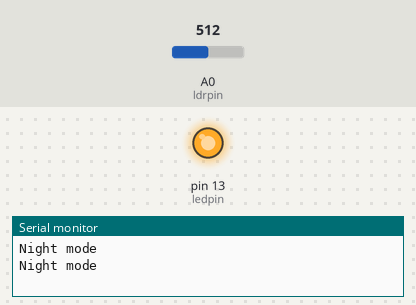
The sketch below on a simulated Arduino Uno, built with avr-gcc and run on an emulated ATmega328P. Parts: output pins drawn as LEDs (lit = HIGH), the last lines printed to the serial monitor. The test bench sets the inputs (shaded band); at power-on: A0 (ldrpin) = 512.

Above: at 1.8 s.
1.9 s: A0 (ldrpin) set to 911
3.7 s: A0 (ldrpin) set to 928
At 5.2 s:
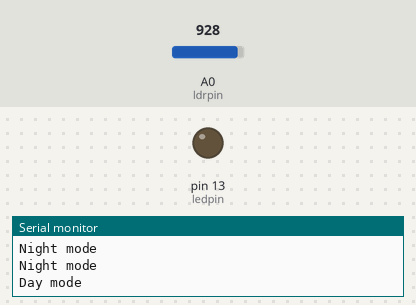
7.0 s: A0 (ldrpin) set to 900
At 8.7 s:
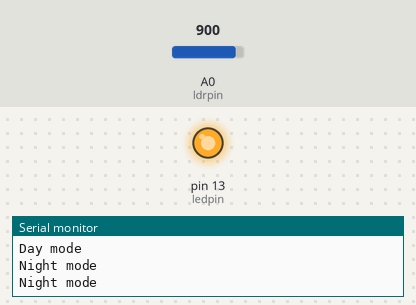
9.0 s: A0 (ldrpin) set to 1023
At 10.2 s:
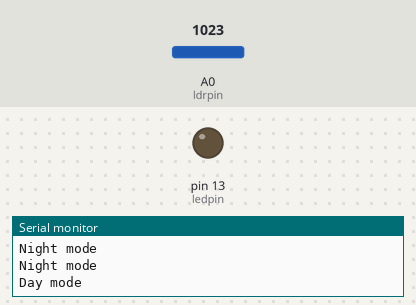
Timing chart, 0 to 12.0 s (numbered marks = the images above; inputs shaded):
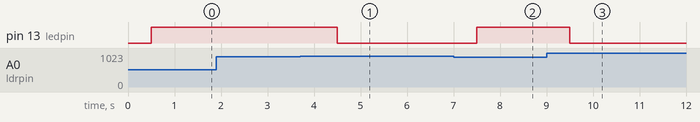

Measured:
- the behaviour switches between 920 and 921 on A0 (ldrpin) (found by bisection; images 0 and 1)
- after the input at 3.7 s, pin 13 (ledpin): HIGH → LOW after 0.80 s
- after the input at 7.0 s, pin 13 (ledpin): LOW → HIGH after 0.50 s
- after the input at 9.0 s, pin 13 (ledpin): HIGH → LOW after 0.50 s

The sketch:

ldr.ino
```cpp
//initialize variables

int ldrpin = A0; //ldr pin
int ledpin = 13; //led pin
int delaytime = 500; //delay time


void setup() {
  // put your setup code here, to run once:
pinMode(ledpin, OUTPUT); //set up the led as input
Serial.begin(9600); // set up the serial monitor
}

void loop() {
  // put your main code here, to run repeatedly:
int ldrval = analogRead(ldrpin);//read the value from the LDR (between 0-1023
float voltage = ldrval * (5.0 / 1023.0);
delay(delaytime); //pause a while

if ( voltage < 4.5){ //if voltage is less than 4.5
digitalWrite(ledpin, HIGH);
Serial.println( "Night mode");
delay(delaytime); //pause a while

}else{
  digitalWrite(ledpin, LOW);
  Serial.println( "Day mode");
  delay(delaytime); // pause a while
}
}
```
